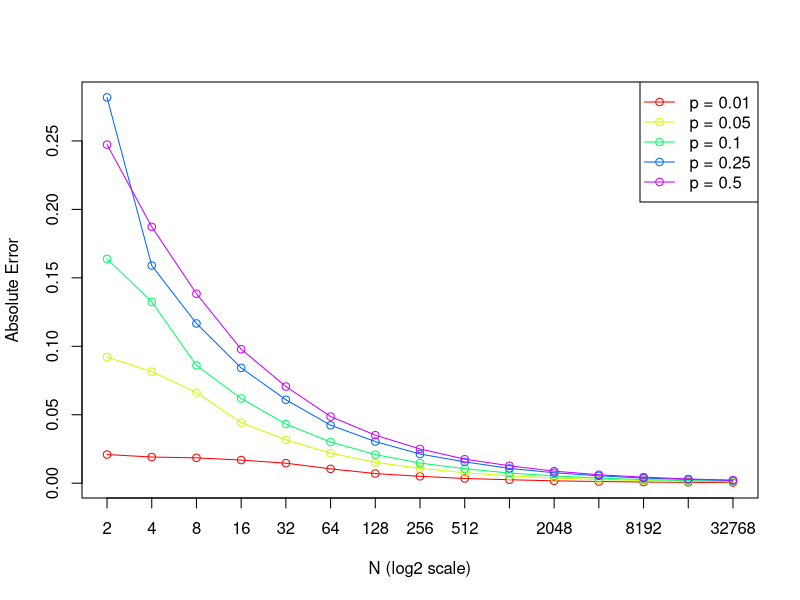
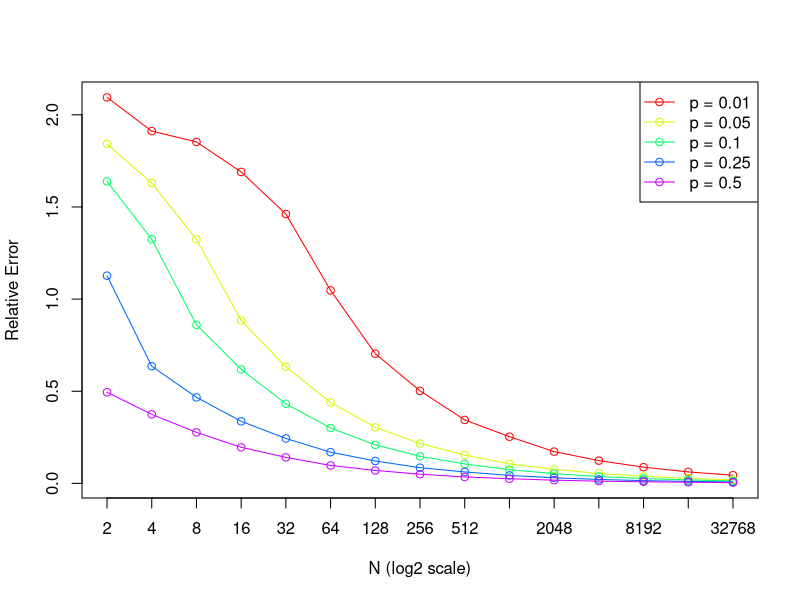

These charts were generated, in order, by the following R code:
## ---- chunk 1
knitr::opts_chunk$set(echo = TRUE)
## ---- chunk 2


error_v4 <- function(r, n, p){
  d1 <- rbinom(r, n, p)
  phat <- d1 / n
  ae <- abs(phat - p)
  re <- ae / p
  c(mean(ae), mean(re))
}


# Initialize an empty data frame to store the results
results <- data.frame(n = numeric(), p = numeric(), ae = numeric(), re = numeric())

# Set up parameters for the experiment
r <- 5000  # Constant replicate number
probs <- c(0.01, 0.05, 0.10, 0.25, 0.50)
ni <- 2^seq(1, 15, by = 1)

# Loop through each combination of number of trials (n) and probability
for (p in probs) {
  for (n in ni){
    # Calculate errors using error_v4 function
   errors <- error_v4(r, n, p)
  
  # Store the results in the data frame
    results <- rbind(results, data.frame(n = n, p = p, ae = errors[1], re = errors[2]))
  }
}



ae_results <- results[, c("n", "p", "ae")]
re_results <- results[, c("n", "p", "re")]





# Create a new plot
plot(NULL, xlim = range(results$n), ylim = range(results$ae),
     xlab = "N (log2 scale)", ylab = "Absolute Error", log = "x", xaxt = "n")

# Generate a color palette
palette <- rainbow(length(unique(results$p)))

# Loop through each probability to draw the lines
for (i in 1:length(unique(results$p))) {
  p_subset <- subset(results, p == unique(results$p)[i])
  lines(p_subset$n, p_subset$ae, type = "o", col = palette[i], log = "x")
}

# Adding a legend
legend("topright", legend = paste("p =", unique(results$p)), col = palette, lty = 1, pch = 1)

# Custom axis for log scale
axis(1, at = unique(results$n), labels = unique(results$n))



# Create a new plot
plot(NULL, xlim = range(results$n), ylim = range(results$re),
     xlab = "N (log2 scale)", ylab = "Relative Error", log = "x", xaxt = "n")

# Generate a color palette
palette <- rainbow(length(unique(results$p)))

# Loop through each probability to draw the lines
for (i in 1:length(unique(results$p))) {
  p_subset <- subset(results, p == unique(results$p)[i])
  lines(p_subset$n, p_subset$re, type = "o", col = palette[i], log = "x")
}

# Adding a legend
legend("topright", legend = paste("p =", unique(results$p)), col = palette, lty = 1, pch = 1)

# Custom axis for log scale
axis(1, at = unique(results$n), labels = unique(results$n))
